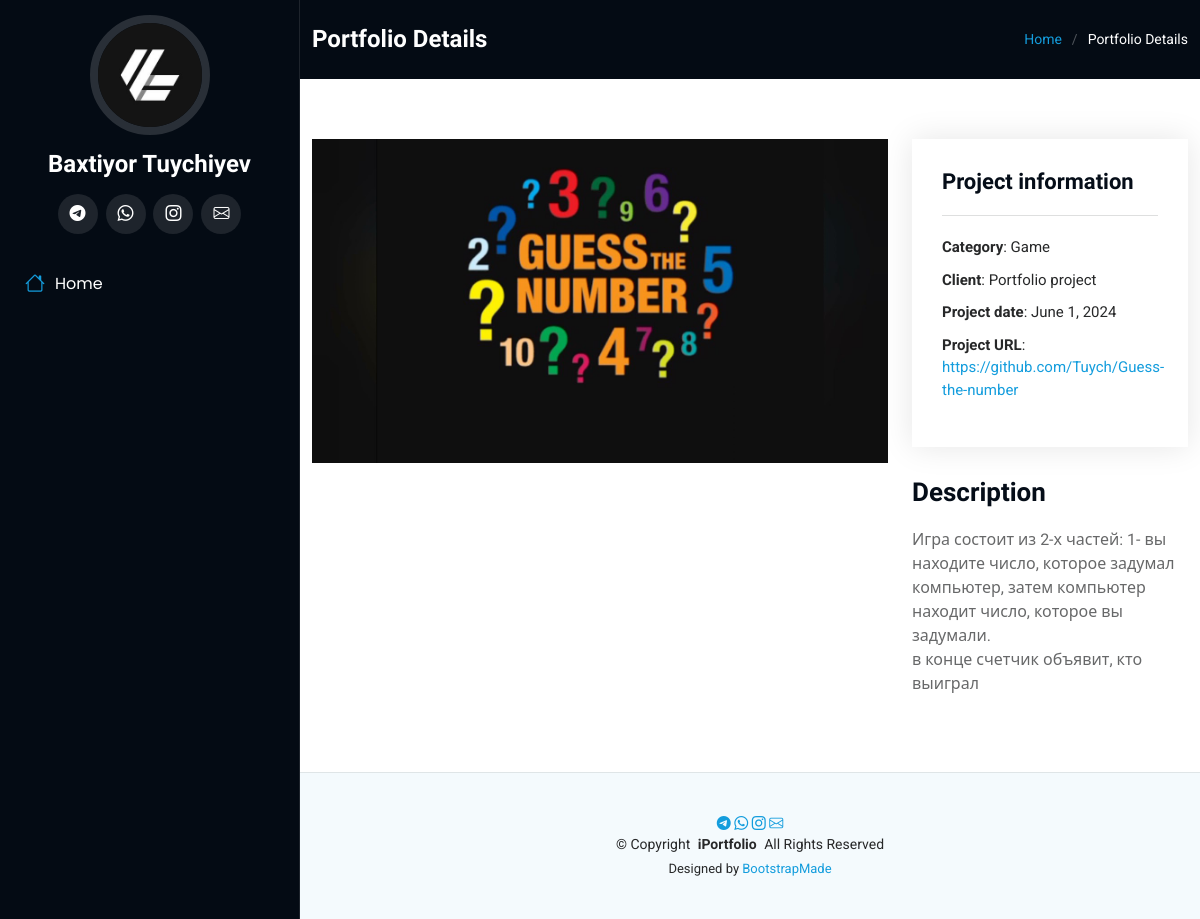
/portfolio-detail/2/, run on the app's committed database.
### main/models.py (models this page shows, shortened)
class Projects(models.Model):
    name = models.CharField(max_length=50, blank=False, null=False)
    category = models.CharField(max_length=30, blank=False, null=False)
    description = models.TextField(null=True, blank=True)
    client = models.CharField(max_length=50, default='Portfolio project')
    project_date = models.DateField(blank=True, null=True)
    project_url = models.URLField(blank=False, null=False)
    image_title = models.ImageField(upload_to='portfolio/', default='portfolio/default_project_img.png')
    image_main = models.ImageField(upload_to='portfolio/', default='portfolio/default_project_img.png')
    created_date = models.DateField(auto_now_add=True, null=True, blank=True)
    view_portfolio_numbers = models.IntegerField(null=True, blank=True)

### main/views.py (the view)
# urls.py: path('portfolio-detail/<str:pk>/', views.portfolio_detail, name='portfolio-detail')
def portfolio_detail(request, pk):
    project = get_object_or_404(Projects, id=pk)
    context = {
        'project': project
    }
    return render(request, 'main/portfolio-details.html', context)

### main/templates/main/portfolio-details.html (shortened to what this page needs)
{% extends 'main/base.html' %}
{% load static %}
{% block content %}
  <main class="main">
    <div class="page-title dark-background">
      <div class="container d-lg-flex justify-content-between align-items-center">
        <h1 class="mb-2 mb-lg-0">Portfolio Details</h1>
        <nav class="breadcrumbs">
          <ol>
            <li><a href="{% url 'index' %}">Home</a></li>
            <li class="current">Portfolio Details</li>
          </ol>
        </nav>
      </div>
    </div>
    <section id="portfolio-details" class="portfolio-details section">
      <div class="container" data-aos="fade-up" data-aos-delay="100">
        <div class="row gy-4">
          <div class="col-lg-8">
            <div class="portfolio-details-slider swiper init-swiper">
              <div class="swiper-wrapper align-items-center">
                <div class="swiper-slide">
                  <img src="{{ project.image_main.url }}" alt="">
                </div>
              </div>
            </div>
          </div>
          <div class="col-lg-4">
            <div class="portfolio-info" data-aos="fade-up" data-aos-delay="200">
              <h3>Project information</h3>
              <ul>
                <li><strong>Category</strong>: {{ project.category }}</li>
                <li><strong>Client</strong>: {{ project.client }}</li>
                <li><strong>Project date</strong>: {{ project.project_date }}</li>
                <li><strong>Project URL</strong>: <a href="{{ project.project_url }}" target="_blank">{{ project.project_url }}</a></li>
              </ul>
            </div>
            <div class="portfolio-description" data-aos="fade-up" data-aos-delay="300">
              <h2>Description</h2>
              <p> {{ project.description|linebreaksbr }}</p>
            </div>
          </div>
        </div>
      </div>
    </section>
  </main>
{% endblock content %}

### main/static/assets/css/main.css (style rules this page uses)
:root { --default-font: "Roboto", system-ui, -apple-system, "Segoe UI", Roboto, "Helvetica Neue", Arial, "Noto Sans", "Liberation Sans", sans-serif, "Apple Color Emoji", "Segoe UI Emoji", "Segoe UI Symbol", "Noto Color Emoji"; --heading-font: "Raleway", sans-serif; --nav-font: "Poppins", sans-serif; }
:root { --background-color: #ffffff; --default-color: #272829; --heading-color: #050d18; --accent-color: #149ddd; --surface-color: #ffffff; --contrast-color: #ffffff; }
:root { --nav-color: #a8a9b4; --nav-hover-color: #ffffff; --nav-mobile-background-color: #040b14; --nav-dropdown-background-color: #040b14; --nav-dropdown-color: #a8a9b4; --nav-dropdown-hover-color: #ffffff; }
.dark-background { --background-color: #040b14; --default-color: #ffffff; --heading-color: #ffffff; --surface-color: #151f2b; --contrast-color: #ffffff; }
:root { scroll-behavior: smooth; }
body { color: var(--default-color); background-color: var(--background-color); font-family: var(--default-font); }
a { color: var(--accent-color); text-decoration: none; transition: 0.3s; }
h1, h2, h3, h4, h5, h6 { color: var(--heading-color); font-family: var(--heading-font); }
@media (min-width: 1200px) { .header~main, .header~#footer { margin-left: 300px; } }
.page-title { color: var(--default-color); background-color: var(--background-color); padding: 25px 0; position: relative; }
.page-title h1 { font-size: 24px; font-weight: 700; }
.page-title .breadcrumbs ol { display: flex; flex-wrap: wrap; list-style: none; padding: 0; margin: 0; font-size: 14px; font-weight: 400; }
.page-title .breadcrumbs ol li+li { padding-left: 10px; }
.page-title .breadcrumbs ol li+li::before { content: "/"; display: inline-block; padding-right: 10px; color: color-mix(in srgb, var(--default-color), transparent 70%); }
section, .section { color: var(--default-color); background-color: var(--background-color); padding: 60px 0; overflow: clip; }
.portfolio-details .portfolio-details-slider img { width: 100%; }
.portfolio-details .portfolio-info { padding: 30px; box-shadow: 0px 0 30px rgba(0, 0, 0, 0.1); }
.portfolio-details .portfolio-info h3 { font-size: 22px; font-weight: 700; margin-bottom: 20px; padding-bottom: 20px; border-bottom: 1px solid color-mix(in srgb, var(--default-color), transparent 85%); }
.portfolio-details .portfolio-info ul { list-style: none; padding: 0; font-size: 15px; }
.portfolio-details .portfolio-info ul li+li { margin-top: 10px; }
.portfolio-details .portfolio-description { padding-top: 30px; }
.portfolio-details .portfolio-description h2 { font-size: 26px; font-weight: 700; margin-bottom: 20px; }
.portfolio-details .portfolio-description p { padding: 0; color: color-mix(in srgb, var(--default-color), transparent 30%); }

### data on the page
Projects: image_main (picture), category "Game", client "Portfolio project", project_date "June 1, 2024", project_url "https://github.com/Tuych/Guess-the-number", description "Игра состоит из 2-х частей: 1- вы находите число, которое задумал компьютер, затем компьютер находит число, которое вы задумали. в конце счетчик объявит, кто выиграл"
